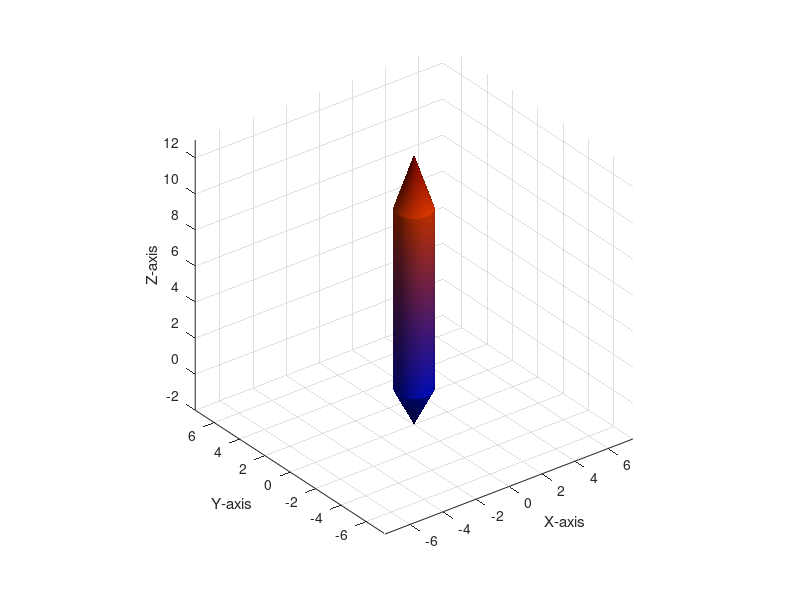

Recreate this plot in MATLAB.
% MATLAB Script to visualize an airplane with quantum dot coating

% Clear workspace and command window
clear;
clc;

% Create figure window
figure;
hold on;
axis equal;
grid on;

% Set axis labels
xlabel('X-axis');
ylabel('Y-axis');
zlabel('Z-axis');

% Define color for quantum dot effect using colormap
quantumColors = jet(64); % Using 'jet' colormap to simulate the quantum dot effect

% Create the airplane body (fuselage) using a cylinder
% Parameters for the fuselage
fuselageLength = 10; % Length of the fuselage
fuselageRadius = 1;  % Radius of the fuselage

% Create fuselage
[x, y, z] = cylinder(fuselageRadius, 30);
z = z * fuselageLength; % Scale z to match fuselage length

% Plot fuselage with quantum dot effect
surf(x, y, z, 'FaceColor', 'interp', 'EdgeColor', 'none', 'CDataMapping', 'scaled');
colormap(quantumColors); % Apply the colormap to create a quantum dot-like effect

% Create the nose cone using a cone
noseLength = 2; % Length of the nose cone
[x_nose, y_nose, z_nose] = cylinder([0 fuselageRadius], 30);
z_nose = z_nose * noseLength - noseLength; % Position the nose at the front

% Plot nose cone with quantum dot effect
surf(x_nose, y_nose, z_nose, 'FaceColor', 'interp', 'EdgeColor', 'none', 'CDataMapping', 'scaled');

% Create the tail cone using a cone
tailLength = 3; % Length of the tail cone
[x_tail, y_tail, z_tail] = cylinder([fuselageRadius 0], 30);
z_tail = z_tail * tailLength + fuselageLength; % Position the tail at the back

% Plot tail cone with quantum dot effect
surf(x_tail, y_tail, z_tail, 'FaceColor', 'interp', 'EdgeColor', 'none', 'CDataMapping', 'scaled');

% Create the wings using two rectangular patches
wingWidth = 10;
wingThickness = 0.1;
wingZ = 3; % Z-position of the wing

% Define wing coordinates
wingX = [-wingWidth/2 wingWidth/2 wingWidth/2 -wingWidth/2];
wingY = [0 0 0 0];
wingZ = [wingZ wingZ wingZ+wingThickness wingZ+wingThickness];

% Plot the left wing with quantum dot effect
fill3(wingX, wingY + fuselageRadius, wingZ, 'k', 'FaceColor', 'interp', 'EdgeColor', 'none', 'FaceVertexCData', quantumColors);
% Plot the right wing with quantum dot effect
fill3(wingX, -wingY - fuselageRadius, wingZ, 'k', 'FaceColor', 'interp', 'EdgeColor', 'none', 'FaceVertexCData', quantumColors);

% Create the vertical stabilizer (tail fin)
finWidth = 1.5;
finHeight = 2;

% Define fin coordinates
finX = [0 0 0 0];
finY = [-finWidth/2 finWidth/2 finWidth/2 -finWidth/2];
finZ = [fuselageLength fuselageLength fuselageLength+finHeight fuselageLength+finHeight];

% Plot the fin with quantum dot effect
fill3(finX, finY, finZ, 'k', 'FaceColor', 'interp', 'EdgeColor', 'none', 'FaceVertexCData', quantumColors);

% Set up viewing options
view(3); % 3D view
axis equal; % Equal axis proportions
camlight; % Add a light for better visualization
lighting gouraud; % Smooth lighting
material shiny; % Shiny material for the model

% Interactive viewing
rotate3d on; % Enable 3D rotation with mouse

% Apply the quantum dot effect using lighting and material properties
shading interp; % Smooth shading
set(gca, 'Color', [0.1 0.1 0.1]); % Set background color to dark to enhance visualization
